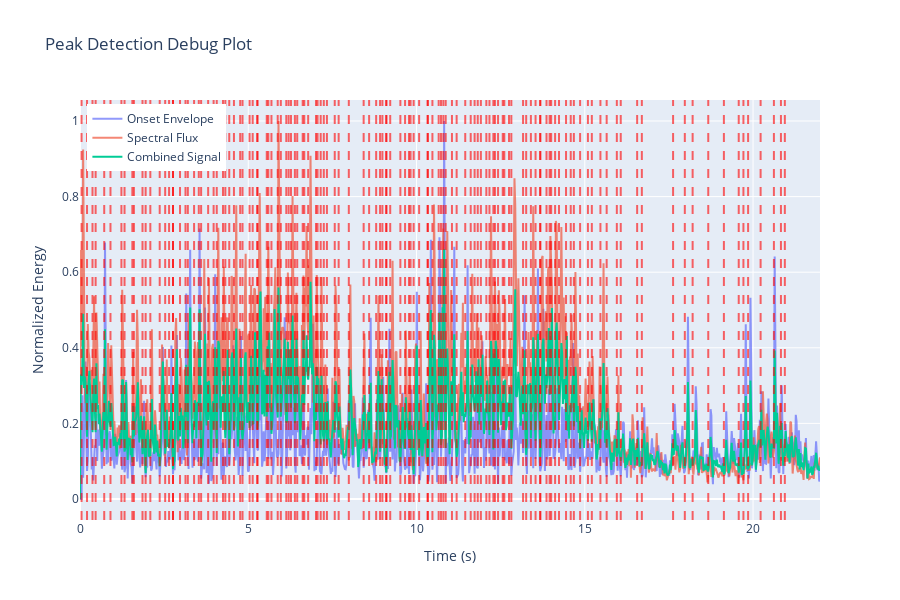

Notebook code for this chart:
### Code cell
start_time_str="2:54"  
end_time_str="3:16"  
start_time = mmss_to_seconds(start_time_str)
end_time = mmss_to_seconds(end_time_str)

detect_audio_peaks_with_fourier_transform("sources/audio/Hania_Rani_F_Major.mp3",  start_time, end_time, plot=True)

### Figure 1 — Plotly figure (JSON) as saved in the notebook; plotly's stock layout.template omitted (floating-point values rounded to 4 significant figures; data arrays with more than 128 entries replaced by an {"elided": "..."} marker saying what was removed)
{"data": [{"mode": "lines", "name": "Onset Envelope", "opacity": 0.7, "type": "scatter", "x": {"elided": "948 float values"}, "y": {"elided": "948 float values"}}, {"mode": "lines", "name": "Spectral Flux", "opacity": 0.7, "type": "scatter", "x": {"elided": "948 float values"}, "y": {"elided": "948 float values"}}, {"line": {"width": 2}, "mode": "lines", "name": "Combined Signal", "type": "scatter", "x": {"elided": "948 float values"}, "y": {"elided": "948 float values"}}], "layout": {"height": 600, "legend": {"x": 0.01, "y": 0.99}, "shapes": [{"line": {"color": "red", "dash": "dash"}, "opacity": 0.6, "type": "line", "x0": 0.04644, "x1": 0.04644, "xref": "x", "y0": 0, "y1": 1, "yref": "y domain"}, {"line": {"color": "red", "dash": "dash"}, "opacity": 0.6, "type": "line", "x0": 0.209, "x1": 0.209, "xref": "x", "y0": 0, "y1": 1, "yref": "y domain"}, {"line": {"color": "red", "dash": "dash"}, "opacity": 0.6, "type": "line", "x0": 0.3715, "x1": 0.3715, "xref": "x", "y0": 0, "y1": 1, "yref": "y domain"}, {"line": {"color": "red", "dash": "dash"}, "opacity": 0.6, "type": "line", "x0": 0.4644, "x1": 0.4644, "xref": "x", "y0": 0, "y1": 1, "yref": "y domain"}, {"line": {"color": "red", "dash": "dash"}, "opacity": 0.6, "type": "line", "x0": 0.7198, "x1": 0.7198, "xref": "x", "y0": 0, "y1": 1, "yref": "y domain"}, {"line": {"color": "red", "dash": "dash"}, "opacity": 0.6, "type": "line", "x0": 0.9056, "x1": 0.9056, "xref": "x", "y0": 0, "y1": 1, "yref": "y domain"}, {"line": {"color": "red", "dash": "dash"}, "opacity": 0.6, "type": "line", "x0": 1.231, "x1": 1.231, "xref": "x", "y0": 0, "y1": 1, "yref": "y domain"}, {"line": {"color": "red", "dash": "dash"}, "opacity": 0.6, "type": "line", "x0": 1.324, "x1": 1.324, "xref": "x", "y0": 0, "y1": 1, "yref": "y domain"}, {"line": {"color": "red", "dash": "dash"}, "opacity": 0.6, "type": "line", "x0": 1.556, "x1": 1.556, "xref": "x", "y0": 0, "y1": 1, "yref": "y domain"}, {"line": {"color": "red", "dash": "dash"}, "opacity": 0.6, "type": "line", "x0": 1.602, "x1": 1.602, "xref": "x", "y0": 0, "y1": 1, "yref": "y domain"}, {"line": {"color": "red", "dash": "dash"}, "opacity": 0.6, "type": "line", "x0": 1.858, "x1": 1.858, "xref": "x", "y0": 0, "y1": 1, "yref": "y domain"}, {"line": {"color": "red", "dash": "dash"}, "opacity": 0.6, "type": "line", "x0": 1.95, "x1": 1.95, "xref": "x", "y0": 0, "y1": 1, "yref": "y domain"}, {"line": {"color": "red", "dash": "dash"}, "opacity": 0.6, "type": "line", "x0": 2.09, "x1": 2.09, "xref": "x", "y0": 0, "y1": 1, "yref": "y domain"}, {"line": {"color": "red", "dash": "dash"}, "opacity": 0.6, "type": "line", "x0": 2.368, "x1": 2.368, "xref": "x", "y0": 0, "y1": 1, "yref": "y domain"}, {"line": {"color": "red", "dash": "dash"}, "opacity": 0.6, "type": "line", "x0": 2.531, "x1": 2.531, "xref": "x", "y0": 0, "y1": 1, "yref": "y domain"}, {"line": {"color": "red", "dash": "dash"}, "opacity": 0.6, "type": "line", "x0": 2.647, "x1": 2.647, "xref": "x", "y0": 0, "y1": 1, "yref": "y domain"}, {"line": {"color": "red", "dash": "dash"}, "opacity": 0.6, "type": "line", "x0": 2.763, "x1": 2.763, "xref": "x", "y0": 0, "y1": 1, "yref": "y domain"}, {"line": {"color": "red", "dash": "dash"}, "opacity": 0.6, "type": "line", "x0": 2.763, "x1": 2.763, "xref": "x", "y0": 0, "y1": 1, "yref": "y domain"}, {"line": {"color": "red", "dash": "dash"}, "opacity": 0.6, "type": "line", "x0": 2.972, "x1": 2.972, "xref": "x", "y0": 0, "y1": 1, "yref": "y domain"}, {"line": {"color": "red", "dash": "dash"}, "opacity": 0.6, "type": "line", "x0": 3.135, "x1": 3.135, "xref": "x", "y0": 0, "y1": 1, "yref": "y domain"}, {"line": {"color": "red", "dash": "dash"}, "opacity": 0.6, "type": "line", "x0": 3.204, "x1": 3.204, "xref": "x", "y0": 0, "y1": 1, "yref": "y domain"}, {"line": {"color": "red", "dash": "dash"}, "opacity": 0.6, "type": "line", "x0": 3.39, "x1": 3.39, "xref": "x", "y0": 0, "y1": 1, "yref": "y domain"}, {"line": {"color": "red", "dash": "dash"}, "opacity": 0.6, "type": "line", "x0": 3.529, "x1": 3.529, "xref": "x", "y0": 0, "y1": 1, "yref": "y domain"}, {"line": {"color": "red", "dash": "dash"}, "opacity": 0.6, "type": "line", "x0": 3.599, "x1": 3.599, "xref": "x", "y0": 0, "y1": 1, "yref": "y domain"}, {"line": {"color": "red", "dash": "dash"}, "opacity": 0.6, "type": "line", "x0": 3.808, "x1": 3.808, "xref": "x", "y0": 0, "y1": 1, "yref": "y domain"}, {"line": {"color": "red", "dash": "dash"}, "opacity": 0.6, "type": "line", "x0": 3.971, "x1": 3.971, "xref": "x", "y0": 0, "y1": 1, "yref": "y domain"}, {"line": {"color": "red", "dash": "dash"}, "opacity": 0.6, "type": "line", "x0": 4.063, "x1": 4.063, "xref": "x", "y0": 0, "y1": 1, "yref": "y domain"}, {"line": {"color": "red", "dash": "dash"}, "opacity": 0.6, "type": "line", "x0": 4.249, "x1": 4.249, "xref": "x", "y0": 0, "y1": 1, "yref": "y domain"}, {"line": {"color": "red", "dash": "dash"}, "opacity": 0.6, "type": "line", "x0": 4.319, "x1": 4.319, "xref": "x", "y0": 0, "y1": 1, "yref": "y domain"}, {"line": {"color": "red", "dash": "dash"}, "opacity": 0.6, "type": "line", "x0": 4.435, "x1": 4.435, "xref": "x", "y0": 0, "y1": 1, "yref": "y domain"}, {"line": {"color": "red", "dash": "dash"}, "opacity": 0.6, "type": "line", "x0": 4.574, "x1": 4.574, "xref": "x", "y0": 0, "y1": 1, "yref": "y domain"}, {"line": {"color": "red", "dash": "dash"}, "opacity": 0.6, "type": "line", "x0": 4.76, "x1": 4.76, "xref": "x", "y0": 0, "y1": 1, "yref": "y domain"}, {"line": {"color": "red", "dash": "dash"}, "opacity": 0.6, "type": "line", "x0": 4.83, "x1": 4.83, "xref": "x", "y0": 0, "y1": 1, "yref": "y domain"}, {"line": {"color": "red", "dash": "dash"}, "opacity": 0.6, "type": "line", "x0": 5.039, "x1": 5.039, "xref": "x", "y0": 0, "y1": 1, "yref": "y domain"}, {"line": {"color": "red", "dash": "dash"}, "opacity": 0.6, "type": "line", "x0": 5.132, "x1": 5.132, "xref": "x", "y0": 0, "y1": 1, "yref": "y domain"}, {"line": {"color": "red", "dash": "dash"}, "opacity": 0.6, "type": "line", "x0": 5.271, "x1": 5.271, "xref": "x", "y0": 0, "y1": 1, "yref": "y domain"}, {"line": {"color": "red", "dash": "dash"}, "opacity": 0.6, "type": "line", "x0": 5.271, "x1": 5.271, "xref": "x", "y0": 0, "y1": 1, "yref": "y domain"}, {"line": {"color": "red", "dash": "dash"}, "opacity": 0.6, "type": "line", "x0": 5.55, "x1": 5.55, "xref": "x", "y0": 0, "y1": 1, "yref": "y domain"}, {"line": {"color": "red", "dash": "dash"}, "opacity": 0.6, "type": "line", "x0": 5.596, "x1": 5.596, "xref": "x", "y0": 0, "y1": 1, "yref": "y domain"}, {"line": {"color": "red", "dash": "dash"}, "opacity": 0.6, "type": "line", "x0": 5.689, "x1": 5.689, "xref": "x", "y0": 0, "y1": 1, "yref": "y domain"}, {"line": {"color": "red", "dash": "dash"}, "opacity": 0.6, "type": "line", "x0": 5.875, "x1": 5.875, "xref": "x", "y0": 0, "y1": 1, "yref": "y domain"}, {"line": {"color": "red", "dash": "dash"}, "opacity": 0.6, "type": "line", "x0": 5.968, "x1": 5.968, "xref": "x", "y0": 0, "y1": 1, "yref": "y domain"}, {"line": {"color": "red", "dash": "dash"}, "opacity": 0.6, "type": "line", "x0": 6.13, "x1": 6.13, "xref": "x", "y0": 0, "y1": 1, "yref": "y domain"}, {"line": {"color": "red", "dash": "dash"}, "opacity": 0.6, "type": "line", "x0": 6.2, "x1": 6.2, "xref": "x", "y0": 0, "y1": 1, "yref": "y domain"}, {"line": {"color": "red", "dash": "dash"}, "opacity": 0.6, "type": "line", "x0": 6.269, "x1": 6.269, "xref": "x", "y0": 0, "y1": 1, "yref": "y domain"}, {"line": {"color": "red", "dash": "dash"}, "opacity": 0.6, "type": "line", "x0": 6.385, "x1": 6.385, "xref": "x", "y0": 0, "y1": 1, "yref": "y domain"}, {"line": {"color": "red", "dash": "dash"}, "opacity": 0.6, "type": "line", "x0": 6.455, "x1": 6.455, "xref": "x", "y0": 0, "y1": 1, "yref": "y domain"}, {"line": {"color": "red", "dash": "dash"}, "opacity": 0.6, "type": "line", "x0": 6.618, "x1": 6.618, "xref": "x", "y0": 0, "y1": 1, "yref": "y domain"}, {"line": {"color": "red", "dash": "dash"}, "opacity": 0.6, "type": "line", "x0": 6.664, "x1": 6.664, "xref": "x", "y0": 0, "y1": 1, "yref": "y domain"}, {"line": {"color": "red", "dash": "dash"}, "opacity": 0.6, "type": "line", "x0": 6.78, "x1": 6.78, "xref": "x", "y0": 0, "y1": 1, "yref": "y domain"}, {"line": {"color": "red", "dash": "dash"}, "opacity": 0.6, "type": "line", "x0": 7.012, "x1": 7.012, "xref": "x", "y0": 0, "y1": 1, "yref": "y domain"}, {"line": {"color": "red", "dash": "dash"}, "opacity": 0.6, "type": "line", "x0": 7.059, "x1": 7.059, "xref": "x", "y0": 0, "y1": 1, "yref": "y domain"}, {"line": {"color": "red", "dash": "dash"}, "opacity": 0.6, "type": "line", "x0": 7.152, "x1": 7.152, "xref": "x", "y0": 0, "y1": 1, "yref": "y domain"}, {"line": {"color": "red", "dash": "dash"}, "opacity": 0.6, "type": "line", "x0": 7.245, "x1": 7.245, "xref": "x", "y0": 0, "y1": 1, "yref": "y domain"}, {"line": {"color": "red", "dash": "dash"}, "opacity": 0.6, "type": "line", "x0": 7.338, "x1": 7.338, "xref": "x", "y0": 0, "y1": 1, "yref": "y domain"}, {"line": {"color": "red", "dash": "dash"}, "opacity": 0.6, "type": "line", "x0": 7.57, "x1": 7.57, "xref": "x", "y0": 0, "y1": 1, "yref": "y domain"}, {"line": {"color": "red", "dash": "dash"}, "opacity": 0.6, "type": "line", "x0": 7.686, "x1": 7.686, "xref": "x", "y0": 0, "y1": 1, "yref": "y domain"}, {"line": {"color": "red", "dash": "dash"}, "opacity": 0.6, "type": "line", "x0": 7.988, "x1": 7.988, "xref": "x", "y0": 0, "y1": 1, "yref": "y domain"}, {"line": {"color": "red", "dash": "dash"}, "opacity": 0.6, "type": "line", "x0": 8.429, "x1": 8.429, "xref": "x", "y0": 0, "y1": 1, "yref": "y domain"}, {"line": {"color": "red", "dash": "dash"}, "opacity": 0.6, "type": "line", "x0": 8.591, "x1": 8.591, "xref": "x", "y0": 0, "y1": 1, "yref": "y domain"}, {"line": {"color": "red", "dash": "dash"}, "opacity": 0.6, "type": "line", "x0": 8.8, "x1": 8.8, "xref": "x", "y0": 0, "y1": 1, "yref": "y domain"}, {"line": {"color": "red", "dash": "dash"}, "opacity": 0.6, "type": "line", "x0": 8.916, "x1": 8.916, "xref": "x", "y0": 0, "y1": 1, "yref": "y domain"}, {"line": {"color": "red", "dash": "dash"}, "opacity": 0.6, "type": "line", "x0": 8.986, "x1": 8.986, "xref": "x", "y0": 0, "y1": 1, "yref": "y domain"}, {"line": {"color": "red", "dash": "dash"}, "opacity": 0.6, "type": "line", "x0": 9.102, "x1": 9.102, "xref": "x", "y0": 0, "y1": 1, "yref": "y domain"}, {"line": {"color": "red", "dash": "dash"}, "opacity": 0.6, "type": "line", "x0": 9.102, "x1": 9.102, "xref": "x", "y0": 0, "y1": 1, "yref": "y domain"}, {"line": {"color": "red", "dash": "dash"}, "opacity": 0.6, "type": "line", "x0": 9.218, "x1": 9.218, "xref": "x", "y0": 0, "y1": 1, "yref": "y domain"}, {"line": {"color": "red", "dash": "dash"}, "opacity": 0.6, "type": "line", "x0": 9.52, "x1": 9.52, "xref": "x", "y0": 0, "y1": 1, "yref": "y domain"}, {"line": {"color": "red", "dash": "dash"}, "opacity": 0.6, "type": "line", "x0": 9.66, "x1": 9.66, "xref": "x", "y0": 0, "y1": 1, "yref": "y domain"}, {"line": {"color": "red", "dash": "dash"}, "opacity": 0.6, "type": "line", "x0": 9.776, "x1": 9.776, "xref": "x", "y0": 0, "y1": 1, "yref": "y domain"}, {"line": {"color": "red", "dash": "dash"}, "opacity": 0.6, "type": "line", "x0": 9.822, "x1": 9.822, "xref": "x", "y0": 0, "y1": 1, "yref": "y domain"}, {"line": {"color": "red", "dash": "dash"}, "opacity": 0.6, "type": "line", "x0": 9.915, "x1": 9.915, "xref": "x", "y0": 0, "y1": 1, "yref": "y domain"}, {"line": {"color": "red", "dash": "dash"}, "opacity": 0.6, "type": "line", "x0": 10.08, "x1": 10.08, "xref": "x", "y0": 0, "y1": 1, "yref": "y domain"}, {"line": {"color": "red", "dash": "dash"}, "opacity": 0.6, "type": "line", "x0": 10.33, "x1": 10.33, "xref": "x", "y0": 0, "y1": 1, "yref": "y domain"}, {"line": {"color": "red", "dash": "dash"}, "opacity": 0.6, "type": "line", "x0": 10.33, "x1": 10.33, "xref": "x", "y0": 0, "y1": 1, "yref": "y domain"}, {"line": {"color": "red", "dash": "dash"}, "opacity": 0.6, "type": "line", "x0": 10.47, "x1": 10.47, "xref": "x", "y0": 0, "y1": 1, "yref": "y domain"}, {"line": {"color": "red", "dash": "dash"}, "opacity": 0.6, "type": "line", "x0": 10.66, "x1": 10.66, "xref": "x", "y0": 0, "y1": 1, "yref": "y domain"}, {"line": {"color": "red", "dash": "dash"}, "opacity": 0.6, "type": "line", "x0": 10.73, "x1": 10.73, "xref": "x", "y0": 0, "y1": 1, "yref": "y domain"}, {"line": {"color": "red", "dash": "dash"}, "opacity": 0.6, "type": "line", "x0": 10.8, "x1": 10.8, "xref": "x", "y0": 0, "y1": 1, "yref": "y domain"}, {"line": {"color": "red", "dash": "dash"}, "opacity": 0.6, "type": "line", "x0": 10.87, "x1": 10.87, "xref": "x", "y0": 0, "y1": 1, "yref": "y domain"}, {"line": {"color": "red", "dash": "dash"}, "opacity": 0.6, "type": "line", "x0": 11.05, "x1": 11.05, "xref": "x", "y0": 0, "y1": 1, "yref": "y domain"}, {"line": {"color": "red", "dash": "dash"}, "opacity": 0.6, "type": "line", "x0": 11.19, "x1": 11.19, "xref": "x", "y0": 0, "y1": 1, "yref": "y domain"}, {"line": {"color": "red", "dash": "dash"}, "opacity": 0.6, "type": "line", "x0": 11.45, "x1": 11.45, "xref": "x", "y0": 0, "y1": 1, "yref": "y domain"}, {"line": {"color": "red", "dash": "dash"}, "opacity": 0.6, "type": "line", "x0": 11.61, "x1": 11.61, "xref": "x", "y0": 0, "y1": 1, "yref": "y domain"}, {"line": {"color": "red", "dash": "dash"}, "opacity": 0.6, "type": "line", "x0": 11.73, "x1": 11.73, "xref": "x", "y0": 0, "y1": 1, "yref": "y domain"}, {"line": {"color": "red", "dash": "dash"}, "opacity": 0.6, "type": "line", "x0": 11.82, "x1": 11.82, "xref": "x", "y0": 0, "y1": 1, "yref": "y domain"}, {"line": {"color": "red", "dash": "dash"}, "opacity": 0.6, "type": "line", "x0": 11.91, "x1": 11.91, "xref": "x", "y0": 0, "y1": 1, "yref": "y domain"}, {"line": {"color": "red", "dash": "dash"}, "opacity": 0.6, "type": "line", "x0": 12.07, "x1": 12.07, "xref": "x", "y0": 0, "y1": 1, "yref": "y domain"}, {"line": {"color": "red", "dash": "dash"}, "opacity": 0.6, "type": "line", "x0": 12.17, "x1": 12.17, "xref": "x", "y0": 0, "y1": 1, "yref": "y domain"}, {"line": {"color": "red", "dash": "dash"}, "opacity": 0.6, "type": "line", "x0": 12.28, "x1": 12.28, "xref": "x", "y0": 0, "y1": 1, "yref": "y domain"}, {"line": {"color": "red", "dash": "dash"}, "opacity": 0.6, "type": "line", "x0": 12.33, "x1": 12.33, "xref": "x", "y0": 0, "y1": 1, "yref": "y domain"}, {"line": {"color": "red", "dash": "dash"}, "opacity": 0.6, "type": "line", "x0": 12.42, "x1": 12.42, "xref": "x", "y0": 0, "y1": 1, "yref": "y domain"}, {"line": {"color": "red", "dash": "dash"}, "opacity": 0.6, "type": "line", "x0": 12.56, "x1": 12.56, "xref": "x", "y0": 0, "y1": 1, "yref": "y domain"}, {"line": {"color": "red", "dash": "dash"}, "opacity": 0.6, "type": "line", "x0": 12.61, "x1": 12.61, "xref": "x", "y0": 0, "y1": 1, "yref": "y domain"}, {"line": {"color": "red", "dash": "dash"}, "opacity": 0.6, "type": "line", "x0": 12.75, "x1": 12.75, "xref": "x", "y0": 0, "y1": 1, "yref": "y domain"}, {"line": {"color": "red", "dash": "dash"}, "opacity": 0.6, "type": "line", "x0": 12.82, "x1": 12.82, "xref": "x", "y0": 0, "y1": 1, "yref": "y domain"}, {"line": {"color": "red", "dash": "dash"}, "opacity": 0.6, "type": "line", "x0": 13.17, "x1": 13.17, "xref": "x", "y0": 0, "y1": 1, "yref": "y domain"}, {"line": {"color": "red", "dash": "dash"}, "opacity": 0.6, "type": "line", "x0": 13.26, "x1": 13.26, "xref": "x", "y0": 0, "y1": 1, "yref": "y domain"}, {"line": {"color": "red", "dash": "dash"}, "opacity": 0.6, "type": "line", "x0": 13.4, "x1": 13.4, "xref": "x", "y0": 0, "y1": 1, "yref": "y domain"}, {"line": {"color": "red", "dash": "dash"}, "opacity": 0.6, "type": "line", "x0": 13.54, "x1": 13.54, "xref": "x", "y0": 0, "y1": 1, "yref": "y domain"}, {"line": {"color": "red", "dash": "dash"}, "opacity": 0.6, "type": "line", "x0": 13.68, "x1": 13.68, "xref": "x", "y0": 0, "y1": 1, "yref": "y domain"}, {"line": {"color": "red", "dash": "dash"}, "opacity": 0.6, "type": "line", "x0": 13.68, "x1": 13.68, "xref": "x", "y0": 0, "y1": 1, "yref": "y domain"}, {"line": {"color": "red", "dash": "dash"}, "opacity": 0.6, "type": "line", "x0": 13.86, "x1": 13.86, "xref": "x", "y0": 0, "y1": 1, "yref": "y domain"}, {"line": {"color": "red", "dash": "dash"}, "opacity": 0.6, "type": "line", "x0": 13.96, "x1": 13.96, "xref": "x", "y0": 0, "y1": 1, "yref": "y domain"}, {"line": {"color": "red", "dash": "dash"}, "opacity": 0.6, "type": "line", "x0": 14.0, "x1": 14.0, "xref": "x", "y0": 0, "y1": 1, "yref": "y domain"}, {"line": {"color": "red", "dash": "dash"}, "opacity": 0.6, "type": "line", "x0": 14.12, "x1": 14.12, "xref": "x", "y0": 0, "y1": 1, "yref": "y domain"}, {"line": {"color": "red", "dash": "dash"}, "opacity": 0.6, "type": "line", "x0": 14.23, "x1": 14.23, "xref": "x", "y0": 0, "y1": 1, "yref": "y domain"}, {"line": {"color": "red", "dash": "dash"}, "opacity": 0.6, "type": "line", "x0": 14.44, "x1": 14.44, "xref": "x", "y0": 0, "y1": 1, "yref": "y domain"}, {"line": {"color": "red", "dash": "dash"}, "opacity": 0.6, "type": "line", "x0": 14.58, "x1": 14.58, "xref": "x", "y0": 0, "y1": 1, "yref": "y domain"}, {"line": {"color": "red", "dash": "dash"}, "opacity": 0.6, "type": "line", "x0": 14.68, "x1": 14.68, "xref": "x", "y0": 0, "y1": 1, "yref": "y domain"}, {"line": {"color": "red", "dash": "dash"}, "opacity": 0.6, "type": "line", "x0": 14.86, "x1": 14.86, "xref": "x", "y0": 0, "y1": 1, "yref": "y domain"}, {"line": {"color": "red", "dash": "dash"}, "opacity": 0.6, "type": "line", "x0": 15.09, "x1": 15.09, "xref": "x", "y0": 0, "y1": 1, "yref": "y domain"}, {"line": {"color": "red", "dash": "dash"}, "opacity": 0.6, "type": "line", "x0": 15.21, "x1": 15.21, "xref": "x", "y0": 0, "y1": 1, "yref": "y domain"}, {"line": {"color": "red", "dash": "dash"}, "opacity": 0.6, "type": "line", "x0": 15.46, "x1": 15.46, "xref": "x", "y0": 0, "y1": 1, "yref": "y domain"}, {"line": {"color": "red", "dash": "dash"}, "opacity": 0.6, "type": "line", "x0": 15.65, "x1": 15.65, "xref": "x", "y0": 0, "y1": 1, "yref": "y domain"}, {"line": {"color": "red", "dash": "dash"}, "opacity": 0.6, "type": "line", "x0": 15.95, "x1": 15.95, "xref": "x", "y0": 0, "y1": 1, "yref": "y domain"}, {"line": {"color": "red", "dash": "dash"}, "opacity": 0.6, "type": "line", "x0": 16.07, "x1": 16.07, "xref": "x", "y0": 0, "y1": 1, "yref": "y domain"}, {"line": {"color": "red", "dash": "dash"}, "opacity": 0.6, "type": "line", "x0": 16.56, "x1": 16.56, "xref": "x", "y0": 0, "y1": 1, "yref": "y domain"}, {"line": {"color": "red", "dash": "dash"}, "opacity": 0.6, "type": "line", "x0": 16.7, "x1": 16.7, "xref": "x", "y0": 0, "y1": 1, "yref": "y domain"}, {"line": {"color": "red", "dash": "dash"}, "opacity": 0.6, "type": "line", "x0": 17.62, "x1": 17.62, "xref": "x", "y0": 0, "y1": 1, "yref": "y domain"}, {"line": {"color": "red", "dash": "dash"}, "opacity": 0.6, "type": "line", "x0": 17.97, "x1": 17.97, "xref": "x", "y0": 0, "y1": 1, "yref": "y domain"}, {"line": {"color": "red", "dash": "dash"}, "opacity": 0.6, "type": "line", "x0": 18.2, "x1": 18.2, "xref": "x", "y0": 0, "y1": 1, "yref": "y domain"}, {"line": {"color": "red", "dash": "dash"}, "opacity": 0.6, "type": "line", "x0": 18.67, "x1": 18.67, "xref": "x", "y0": 0, "y1": 1, "yref": "y domain"}, {"line": {"color": "red", "dash": "dash"}, "opacity": 0.6, "type": "line", "x0": 19.13, "x1": 19.13, "xref": "x", "y0": 0, "y1": 1, "yref": "y domain"}, {"line": {"color": "red", "dash": "dash"}, "opacity": 0.6, "type": "line", "x0": 19.57, "x1": 19.57, "xref": "x", "y0": 0, "y1": 1, "yref": "y domain"}, {"line": {"color": "red", "dash": "dash"}, "opacity": 0.6, "type": "line", "x0": 19.71, "x1": 19.71, "xref": "x", "y0": 0, "y1": 1, "yref": "y domain"}, {"line": {"color": "red", "dash": "dash"}, "opacity": 0.6, "type": "line", "x0": 19.85, "x1": 19.85, "xref": "x", "y0": 0, "y1": 1, "yref": "y domain"}, {"line": {"color": "red", "dash": "dash"}, "opacity": 0.6, "type": "line", "x0": 20.22, "x1": 20.22, "xref": "x", "y0": 0, "y1": 1, "yref": "y domain"}, {"line": {"color": "red", "dash": "dash"}, "opacity": 0.6, "type": "line", "x0": 20.62, "x1": 20.62, "xref": "x", "y0": 0, "y1": 1, "yref": "y domain"}, {"line": {"color": "red", "dash": "dash"}, "opacity": 0.6, "type": "line", "x0": 20.83, "x1": 20.83, "xref": "x", "y0": 0, "y1": 1, "yref": "y domain"}, {"line": {"color": "red", "dash": "dash"}, "opacity": 0.6, "type": "line", "x0": 20.94, "x1": 20.94, "xref": "x", "y0": 0, "y1": 1, "yref": "y domain"}], "title": {"text": "Peak Detection Debug Plot"}, "xaxis": {"title": {"text": "Time (s)"}}, "yaxis": {"title": {"text": "Normalized Energy"}}}}
